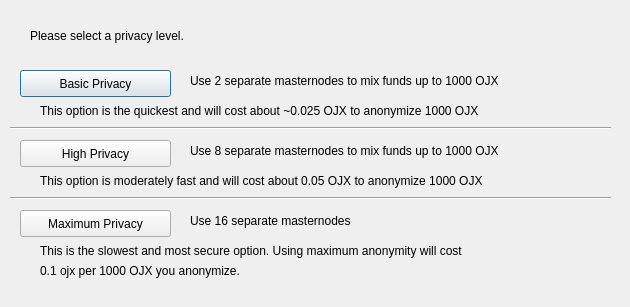
<?xml version="1.0" encoding="UTF-8"?>
<ui version="4.0">
 <class>DarksendConfig</class>
 <widget class="QDialog" name="DarksendConfig">
  <property name="geometry">
   <rect>
    <x>0</x>
    <y>0</y>
    <width>630</width>
    <height>307</height>
   </rect>
  </property>
  <property name="windowTitle">
   <string>Configure Darksend</string>
  </property>
  <widget class="QPushButton" name="buttonBasic">
   <property name="geometry">
    <rect>
     <x>20</x>
     <y>70</y>
     <width>151</width>
     <height>27</height>
    </rect>
   </property>
   <property name="text">
    <string>Basic Privacy</string>
   </property>
  </widget>
  <widget class="QPushButton" name="buttonHigh">
   <property name="geometry">
    <rect>
     <x>20</x>
     <y>140</y>
     <width>151</width>
     <height>27</height>
    </rect>
   </property>
   <property name="text">
    <string>High Privacy</string>
   </property>
  </widget>
  <widget class="QPushButton" name="buttonMax">
   <property name="geometry">
    <rect>
     <x>20</x>
     <y>210</y>
     <width>151</width>
     <height>27</height>
    </rect>
   </property>
   <property name="text">
    <string>Maximum Privacy</string>
   </property>
  </widget>
  <widget class="QLabel" name="label">
   <property name="geometry">
    <rect>
     <x>30</x>
     <y>20</y>
     <width>571</width>
     <height>31</height>
    </rect>
   </property>
   <property name="text">
    <string>Please select a privacy level.</string>
   </property>
  </widget>
  <widget class="QLabel" name="label_2">
   <property name="geometry">
    <rect>
     <x>190</x>
     <y>70</y>
     <width>421</width>
     <height>21</height>
    </rect>
   </property>
   <property name="text">
    <string>Use 2 separate masternodes to mix funds up to 1000 OJX</string>
   </property>
  </widget>
  <widget class="QLabel" name="label_3">
   <property name="geometry">
    <rect>
     <x>190</x>
     <y>140</y>
     <width>411</width>
     <height>21</height>
    </rect>
   </property>
   <property name="text">
    <string>Use 8 separate masternodes to mix funds up to 1000 OJX</string>
   </property>
  </widget>
  <widget class="QLabel" name="label_4">
   <property name="geometry">
    <rect>
     <x>190</x>
     <y>210</y>
     <width>421</width>
     <height>21</height>
    </rect>
   </property>
   <property name="text">
    <string>Use 16 separate masternodes</string>
   </property>
  </widget>
  <widget class="QLabel" name="label_6">
   <property name="geometry">
    <rect>
     <x>40</x>
     <y>100</y>
     <width>561</width>
     <height>21</height>
    </rect>
   </property>
   <property name="text">
    <string>This option is the quickest and will cost about ~0.025 OJX to anonymize 1000 OJX</string>
   </property>
  </widget>
  <widget class="QLabel" name="label_7">
   <property name="geometry">
    <rect>
     <x>40</x>
     <y>170</y>
     <width>561</width>
     <height>21</height>
    </rect>
   </property>
   <property name="text">
    <string>This option is moderately fast and will cost about 0.05 OJX to anonymize 1000 OJX</string>
   </property>
  </widget>
  <widget class="QLabel" name="label_8">
   <property name="geometry">
    <rect>
     <x>40</x>
     <y>240</y>
     <width>561</width>
     <height>21</height>
    </rect>
   </property>
   <property name="text">
    <string>This is the slowest and most secure option. Using maximum anonymity will cost</string>
   </property>
  </widget>
  <widget class="QLabel" name="label_9">
   <property name="geometry">
    <rect>
     <x>40</x>
     <y>260</y>
     <width>561</width>
     <height>21</height>
    </rect>
   </property>
   <property name="text">
    <string>0.1 ojx per 1000 OJX you anonymize.</string>
   </property>
  </widget>
  <widget class="Line" name="line">
   <property name="geometry">
    <rect>
     <x>10</x>
     <y>120</y>
     <width>601</width>
     <height>16</height>
    </rect>
   </property>
   <property name="orientation">
    <enum>Qt::Horizontal</enum>
   </property>
  </widget>
  <widget class="Line" name="line_2">
   <property name="geometry">
    <rect>
     <x>10</x>
     <y>190</y>
     <width>601</width>
     <height>16</height>
    </rect>
   </property>
   <property name="orientation">
    <enum>Qt::Horizontal</enum>
   </property>
  </widget>
 </widget>
 <resources/>
 <connections/>
</ui>
